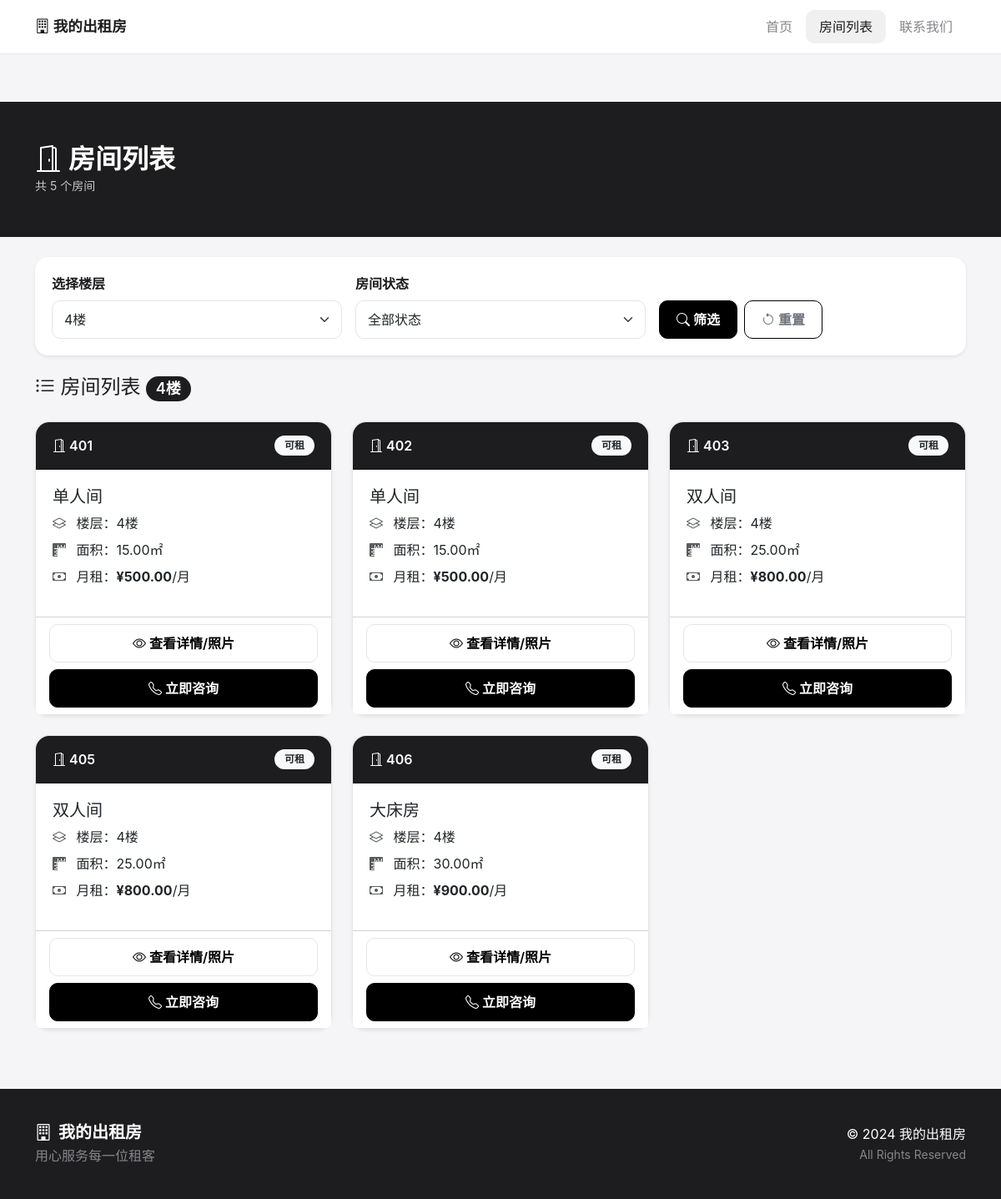
The app's page /rooms.php?floor=4 with its own data.
### tables this page shows
CREATE TABLE IF NOT EXISTS settings (
    id INT PRIMARY KEY AUTO_INCREMENT,
    setting_key VARCHAR(50) NOT NULL UNIQUE,
    setting_value TEXT,
    description VARCHAR(100)
);

CREATE TABLE IF NOT EXISTS rooms (
    id INT PRIMARY KEY AUTO_INCREMENT,
    floor INT NOT NULL,
    room_number VARCHAR(10) NOT NULL,
    room_type_id INT,
    status VARCHAR(20) DEFAULT 'available',
    description TEXT,
    created_at TIMESTAMP DEFAULT CURRENT_TIMESTAMP,
    FOREIGN KEY (room_type_id) REFERENCES room_types(id)
);

CREATE TABLE IF NOT EXISTS room_types (
    id INT PRIMARY KEY AUTO_INCREMENT,
    name VARCHAR(50) NOT NULL,
    description TEXT,
    price DECIMAL(10,2) NOT NULL,
    area DECIMAL(5,2),
    created_at TIMESTAMP DEFAULT CURRENT_TIMESTAMP
);

### rooms.php (the view, shortened to what this page needs)
<?php
require_once 'includes/database.php';
function getSetting($key) {
    global $conn;
    $sql = "SELECT setting_value FROM settings WHERE setting_key = '$key'";
    $result = $conn->query($sql);
    if ($result->num_rows > 0) {
        return $result->fetch_assoc()['setting_value'];
    }
    return '';
}
function getRooms($floor = null, $status = null) {
    global $conn;
    $sql = "SELECT r.*, rt.name as type_name, rt.price as type_price, rt.area
            FROM rooms r
            LEFT JOIN room_types rt ON r.room_type_id = rt.id
            WHERE 1=1";
    if ($floor) {
        $sql .= " AND r.floor = " . intval($floor);
    }
    $sql .= " ORDER BY r.floor, r.room_number";
    return $conn->query($sql);
}
$floor = isset($_GET['floor']) ? intval($_GET['floor']) : null;
$status = isset($_GET['status']) ? $_GET['status'] : null;
$rooms = getRooms($floor, $status);
$siteName = getSetting('site_name') ?: '少丽出租房';
?>
<!DOCTYPE html>
<html lang="zh-CN">
<head>
    <link href="https://cdn.jsdelivr.net/npm/bootstrap@5.3.0/dist/css/bootstrap.min.css" rel="stylesheet">
    <link href="https://cdn.jsdelivr.net/npm/bootstrap-icons@1.10.0/font/bootstrap-icons.css" rel="stylesheet">
    <link href="css/style.css" rel="stylesheet">
</head>
<body>
    <nav class="navbar navbar-expand-lg">
        <div class="container">
            <a class="navbar-brand" href="index.php"><i class="bi bi-building"></i> <?php echo $siteName; ?></a>
            <div class="collapse navbar-collapse" id="navbarNav">
                <ul class="navbar-nav ms-auto">
                    <li class="nav-item"><a class="nav-link" href="index.php">首页</a></li>
                    <li class="nav-item"><a class="nav-link active" href="rooms.php">房间列表</a></li>
                    <li class="nav-item"><a class="nav-link" href="index.php#contact">联系我们</a></li>
                </ul>
            </div>
        </div>
    </nav>
    <div class="page-header">
        <div class="container">
            <h2 class="mb-0"><i class="bi bi-door-open me-2"></i>房间列表</h2>
            <small class="opacity-75">共 <?php echo $rooms->num_rows; ?> 个房间</small>
        </div>
    </div>
    <div class="container mt-4">
        <div class="card shadow-sm">
            <div class="card-body">
                <form method="GET" class="row g-3">
                    <div class="col-md-4">
                        <label class="form-label fw-bold">选择楼层</label>
                        <select name="floor" class="form-select">
                            <?php for ($i = 2; $i <= 6; $i++): ?>
                            <option value="<?php echo $i; ?>" <?php echo $floor == $i ? 'selected' : ''; ?>><?php echo $i; ?>楼</option>
                            <?php endfor; ?>
                        </select>
                    </div>
                    <div class="col-md-4">
                        <label class="form-label">房间状态</label>
                        <select name="status" class="form-select">
                            <option value="">全部状态</option>
                        </select>
                    </div>
                    <div class="col-md-4 d-flex align-items-end">
                        <button type="submit" class="btn btn-dark me-2">
                            <i class="bi bi-search"></i> 筛选
                        </button>
                        <a href="rooms.php" class="btn btn-outline-secondary">
                            <i class="bi bi-arrow-counterclockwise"></i> 重置
                        </a>
                    </div>
                </form>
            </div>
        </div>
    </div>
    <div class="container mt-4 mb-5">
        <h4 class="mb-4">
            <i class="bi bi-list-ul"></i> 房间列表
            <?php if ($floor): ?>
                <span class="badge bg-dark"><?php echo $floor; ?>楼</span>
            <?php endif; ?>
        </h4>
        <div class="row">
            <?php while ($room = $rooms->fetch_assoc()): ?>
            <div class="col-lg-4 col-md-6 mb-4">
                <div class="card h-100 shadow-sm room-card">
                    <div class="card-header <?php echo $room['status'] == 'available' ? 'bg-dark' : 'bg-secondary'; ?> text-white">
                        <div class="d-flex justify-content-between align-items-center">
                            <span><i class="bi bi-door-open"></i> <?php echo $room['room_number']; ?></span>
                            <span class="badge <?php echo $room['status'] == 'available' ? 'bg-light text-dark' : 'bg-light text-secondary'; ?>">
                                <?php echo $room['status'] == 'available' ? '可租' : '已租'; ?>
                            </span>
                        </div>
                    </div>
                    <div class="card-body">
                        <h5 class="card-title text-dark"><?php echo $room['type_name']; ?></h5>
                        <ul class="list-unstyled">
                            <li class="mb-2">
                                <i class="bi bi-layers text-muted me-2"></i>
                                楼层：<?php echo $room['floor']; ?>楼
                            </li>
                            <li class="mb-2">
                                <i class="bi bi-rulers text-muted me-2"></i>
                                面积：<?php echo $room['area']; ?>㎡
                            </li>
                            <li class="mb-2">
                                <i class="bi bi-cash text-muted me-2"></i>
                                月租：<strong class="text-dark">¥<?php echo number_format($room['type_price'], 2); ?></strong>/月
                            </li>
                        </ul>
                    </div>
                    <div class="card-footer bg-white">
                        <a href="room_detail.php?id=<?php echo $room['id']; ?>" class="btn btn-outline-dark w-100 mb-2">
                            <i class="bi bi-eye"></i> 查看详情/照片
                        </a>
                        <?php if ($room['status'] == 'available'): ?>
                            <a href="index.php#contact" class="btn btn-dark w-100">
                                <i class="bi bi-telephone"></i> 立即咨询
                            </a>
                        <?php else: ?>
                            <button class="btn btn-secondary w-100" disabled>
                                <i class="bi bi-lock"></i> 已出租
                            </button>
                        <?php endif; ?>
                    </div>
                </div>
            </div>
            <?php endwhile; ?>
        </div>
    </div>
    <footer>
        <div class="container">
            <div class="row align-items-center">
                <div class="col-md-6">
                    <h5 class="mb-1"><i class="bi bi-building me-2"></i><?php echo $siteName; ?></h5>
                    <p class="text-muted mb-0">用心服务每一位租客</p>
                </div>
                <div class="col-md-6 text-md-end">
                    <p class="mb-0">&copy; 2024 <?php echo $siteName; ?></p>
                    <small class="text-muted">All Rights Reserved</small>
                </div>
            </div>
        </div>
    </footer>
</body>
</html>

### css/style.css (style rules this page uses)
:root { --bg: #f5f5f7; --card: #ffffff; --text: #1d1d1f; --text-muted: #86868b; --accent: #000000; --border: #e5e5e7; --radius: 16px; --radius-sm: 10px; --shadow: 0 4px 12px rgba(0, 0, 0, 0.05); --transition: all 0.25s cubic-bezier(0.4, 0, 0.2, 1); }
* { box-sizing: border-box; }
body { font-family: -apple-system, BlinkMacSystemFont, "SF Pro SC", "Helvetica Neue", Arial, sans-serif; background: var(--bg); color: var(--text); margin: 0; padding: 0; -webkit-font-smoothing: antialiased; line-height: 1.5; }
.badge.bg-dark { background-color: var(--text) !important; color: var(--card) !important; }
.navbar { background: var(--card) !important; border-bottom: 1px solid var(--border); padding: 12px 0; box-shadow: none; }
.navbar-brand { font-weight: 700; font-size: 1.1rem; color: var(--text) !important; }
.nav-link { color: var(--text-muted) !important; font-weight: 500; padding: 8px 16px !important; border-radius: var(--radius-sm); transition: var(--transition); }
.nav-link.active { color: var(--text) !important; background: rgba(0,0,0,0.06); }
.btn { border-radius: var(--radius-sm); font-weight: 600; padding: 10px 20px; transition: var(--transition); border: 1px solid var(--accent); }
.btn-dark { background: var(--accent); color: var(--card); border-color: var(--accent); }
.btn-outline-dark { color: var(--accent); border-color: var(--border); }
.card { background: var(--card); border-radius: var(--radius); border: none; box-shadow: var(--shadow); transition: var(--transition); }
.card-header { background: var(--text) !important; color: var(--card) !important; font-weight: 600; border-radius: var(--radius) var(--radius) 0 0 !important; padding: 16px 20px; }
.card-body { padding: 20px; }
.page-header { background: var(--text); color: white; padding: 50px 0; margin-top: 57px; }
.page-header h2 { font-weight: 700; }
.room-card { border: 1px solid var(--border); }
.room-card .card-header { background: var(--text) !important; }
footer { background: var(--text); color: var(--card); padding: 40px 0; }
footer h5 { font-weight: 700; }
footer .text-muted { color: var(--text-muted) !important; }
.form-control, .form-select { border: 1px solid var(--border); border-radius: var(--radius-sm); padding: 10px 14px; transition: var(--transition); }
.form-label { font-weight: 600; color: var(--text); }
.badge { font-weight: 600; padding: 6px 12px; border-radius: 20px; }
.card .row.g-3 { align-items: flex-end; }

### records on screen
settings: setting_value "我的出租房"
rooms: room_number "401", status "可租", room_type.name "单人间", floor "4", room_type.area "15.00", room_type.price "500.00"
rooms: room_number "402", status "可租", room_type.name "单人间", floor "4", room_type.area "15.00", room_type.price "500.00"
rooms: room_number "403", status "可租", room_type.name "双人间", floor "4", room_type.area "25.00", room_type.price "800.00"
rooms: room_number "405", status "可租", room_type.name "双人间", floor "4", room_type.area "25.00", room_type.price "800.00"
rooms: room_number "406", status "可租", room_type.name "大床房", floor "4", room_type.area "30.00", room_type.price "900.00"

### other values on screen
$rooms->num_rows "5"
$floor "4"
form field floor "4楼"
